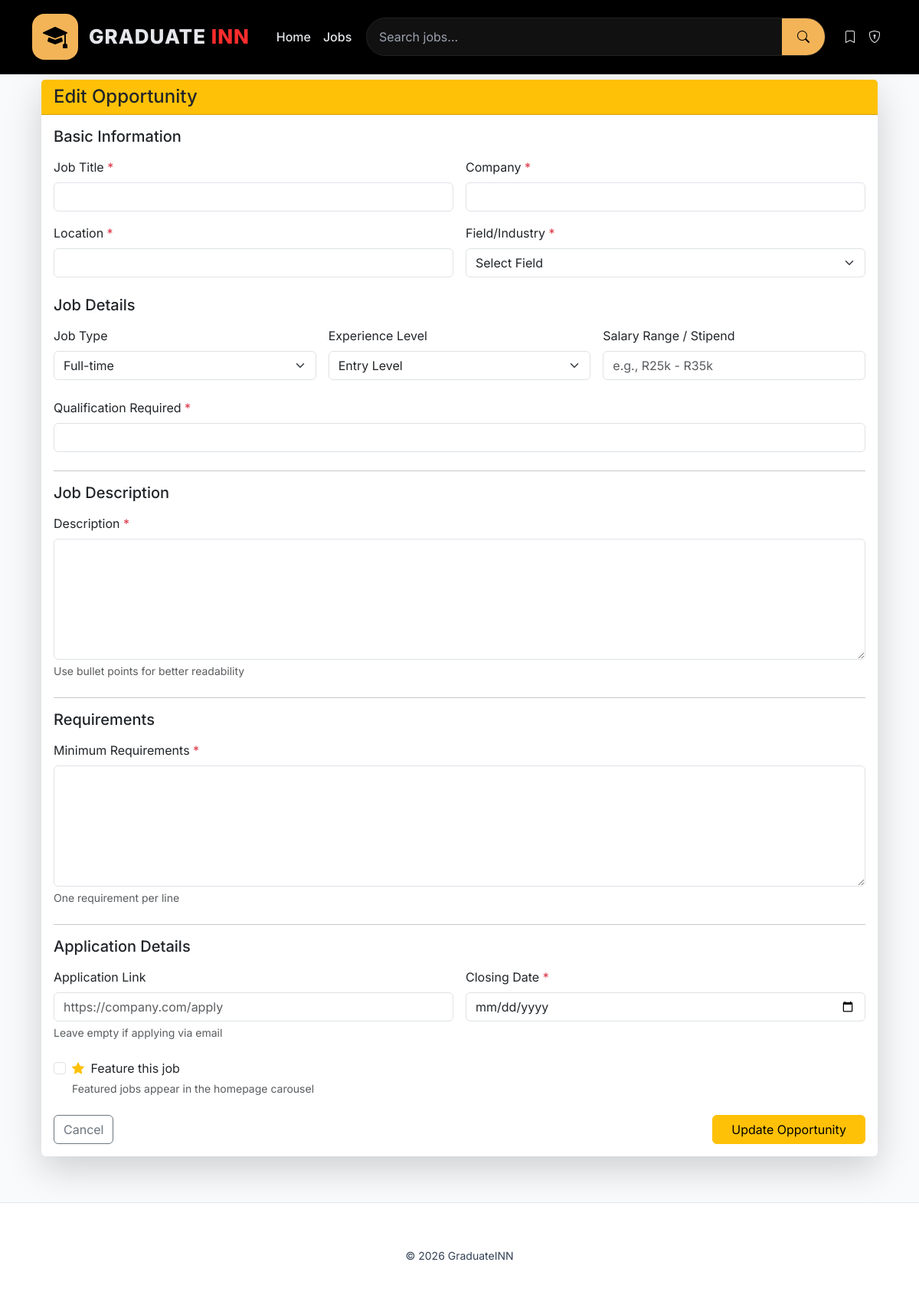
The app's page /edit/21 (signed in), older data.
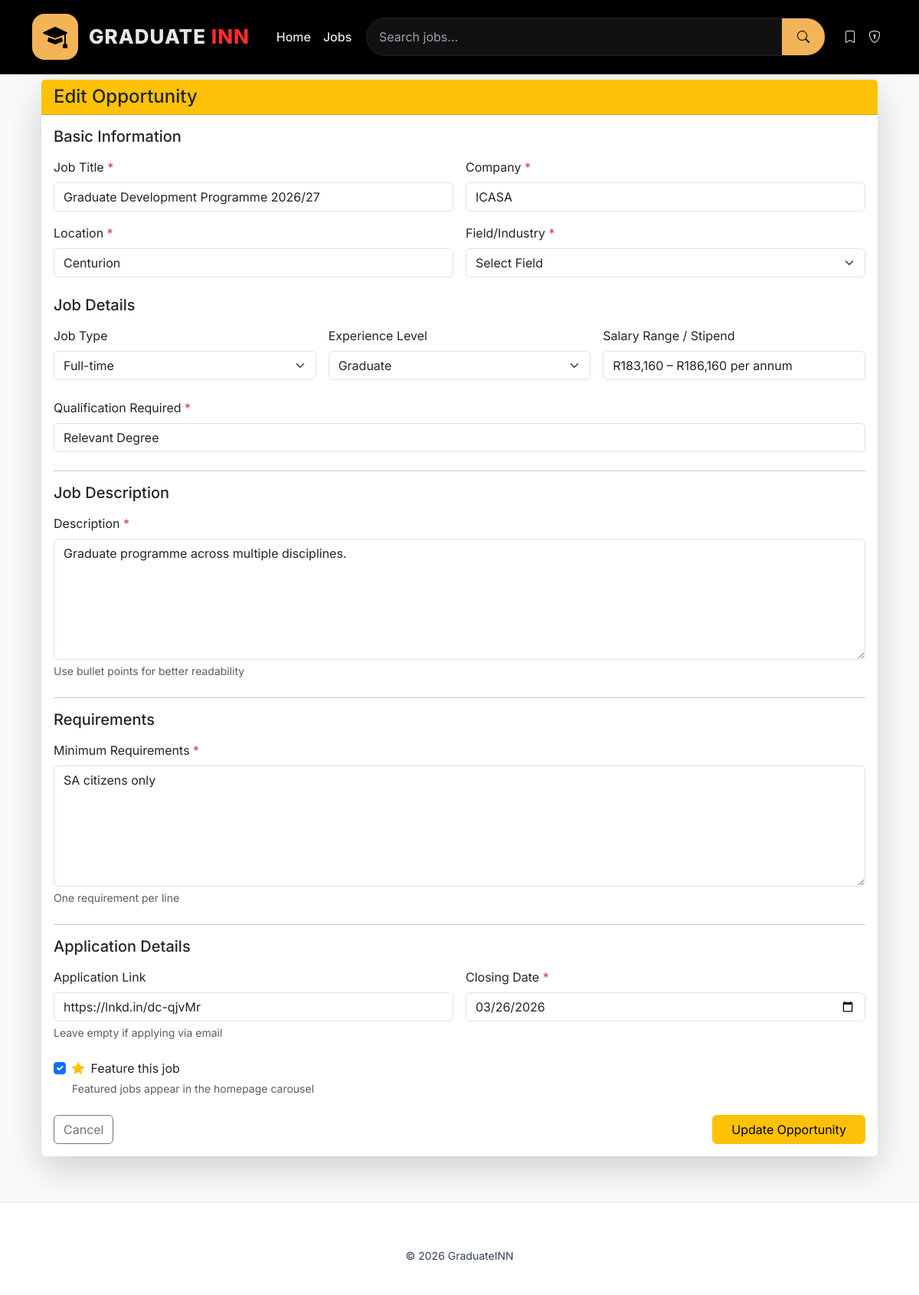
The same page, newer data.
### tables this page shows
CREATE TABLE jobs(
        id INTEGER PRIMARY KEY AUTOINCREMENT,
        title TEXT,
        company TEXT,
        location TEXT,
        field TEXT,
        qualification TEXT,
        description TEXT,
        requirements TEXT,
        application_link TEXT,
        closing_date TEXT,
        created_date TEXT DEFAULT CURRENT_DATE,
        salary_range TEXT,
        job_type TEXT,
        experience_level TEXT,
        views INTEGER DEFAULT 0,
        is_featured INTEGER DEFAULT 0,
        posted_by INTEGER,
        FOREIGN KEY (posted_by) REFERENCES users(id)
    );

### app.py (the view, shortened to what this page needs)
@app.route("/edit/<int:id>", methods=["GET", "POST"])
@admin_required
def edit_job(id):
    features = get_available_features()
    conn = get_db()
    job = conn.execute("SELECT * FROM jobs WHERE id = ?", (id,)).fetchone()
    conn.close()
    return render_template("edit_job.html", job=job, features=features)

### app.py (called while the page is built)
def get_db():
    conn = sqlite3.connect(DATABASE)
    conn.row_factory = sqlite3.Row
    return conn

def column_exists(table_name, column_name):
    conn = get_db()
    cursor = conn.execute(f"PRAGMA table_info({table_name})")
    columns = [column[1] for column in cursor.fetchall()]
    conn.close()
    return column_name in columns

def get_available_features():
    return {
        'is_featured': column_exists('jobs', 'is_featured'),
        'views': column_exists('jobs', 'views'),
        'job_type': column_exists('jobs', 'job_type'),
        'experience_level': column_exists('jobs', 'experience_level'),
        'salary_range': column_exists('jobs', 'salary_range')
    }

def admin_required(f):
    @wraps(f)
    def decorated_function(*args, **kwargs):
        if 'user_id' not in session or not session.get('is_admin'):
            flash('Access denied. Admin privileges required.', 'error')
            return redirect(url_for('index'))
        return f(*args, **kwargs)
    return decorated_function

### templates/edit_job.html (shortened to what the changed rows need)
{% extends "base.html" %}
{% block content %}
<div class="container mt-4">
<div class="card shadow-lg border-0">
<div class="card-body">
<form method="post">
<div class="row g-3 mb-4">
    <div class="col-md-6">
        <label class="form-label">Job Title <span class="text-danger">*</span></label>
        <input name="title" class="form-control" required
               value="{{ job.title }}">
    </div>
    <div class="col-md-6">
        <label class="form-label">Company <span class="text-danger">*</span></label>
        <input name="company" class="form-control" required
               value="{{ job.company }}">
    </div>
    <div class="col-md-6">
        <label class="form-label">Location <span class="text-danger">*</span></label>
        <input name="location" class="form-control" required
               value="{{ job.location }}">
    </div>
</div>
<div class="row g-3 mb-4">
    <div class="col-md-4">
        <label class="form-label">Experience Level</label>
        <select name="experience_level" class="form-select">
            {% for level in ['Entry Level','Intermediate','Graduate','Intern'] %}
                <option value="{{ level }}" {% if job.experience_level == level %}selected{% endif %}>{{ level }}</option>
            {% endfor %}
        </select>
    </div>
    <div class="col-md-4">
        <label class="form-label">Salary Range / Stipend</label>
        <input name="salary_range" class="form-control"
               value="{{ job.salary_range }}" placeholder="e.g., R25k - R35k">
    </div>
</div>
<div class="mb-4">
    <label class="form-label">Qualification Required <span class="text-danger">*</span></label>
    <input name="qualification" class="form-control" required
           value="{{ job.qualification }}">
</div>
<div class="mb-4">
    <label class="form-label">Description <span class="text-danger">*</span></label>
    <textarea name="description" rows="6" class="form-control" required>{{ job.description }}</textarea>
    <div class="form-text">Use bullet points for better readability</div>
</div>
<div class="mb-4">
    <label class="form-label">Minimum Requirements <span class="text-danger">*</span></label>
    <textarea name="requirements" rows="6" class="form-control" required>{{ job.requirements }}</textarea>
    <div class="form-text">One requirement per line</div>
</div>
<div class="row g-3 mb-4">
    <div class="col-md-6">
        <label class="form-label">Application Link</label>
        <input name="application_link" class="form-control"
               value="{{ job.application_link }}" placeholder="https://company.com/apply">
        <div class="form-text">Leave empty if applying via email</div>
    </div>
    <div class="col-md-6">
        <label class="form-label">Closing Date <span class="text-danger">*</span></label>
        <input type="date" name="closing_date" class="form-control"
               value="{{ job.closing_date }}">
    </div>
</div>
<div class="mb-4">
    <div class="form-check">
        <input type="checkbox" name="is_featured" class="form-check-input" id="isFeatured" {% if job.is_featured %}checked{% endif %}>
        <label class="form-check-label" for="isFeatured">
            <i class="bi bi-star-fill text-warning me-1"></i> Feature this job
        </label>
        <div class="form-text">Featured jobs appear in the homepage carousel</div>
    </div>
</div>
</form>
</div>
</div>
</div>
{% endblock %}

Row changes from the older to the newer data that the page shows:
added jobs: title "Graduate Development Programme 2026/27", company "ICASA", location "Centurion", experience_level "Graduate", salary_range "R183,160 – R186,160 per annum", qualification "Relevant Degree", description "Graduate programme across multiple disciplines.", requirements "SA citizens only", application_link "https://lnkd.in/dc-qjvMr", closing_date "03/26/2026", is_featured "☑"
Text that changed along with them:
form field experience_level: "Entry Level" → (not shown)
form field is_featured: "☐" → (not shown)
